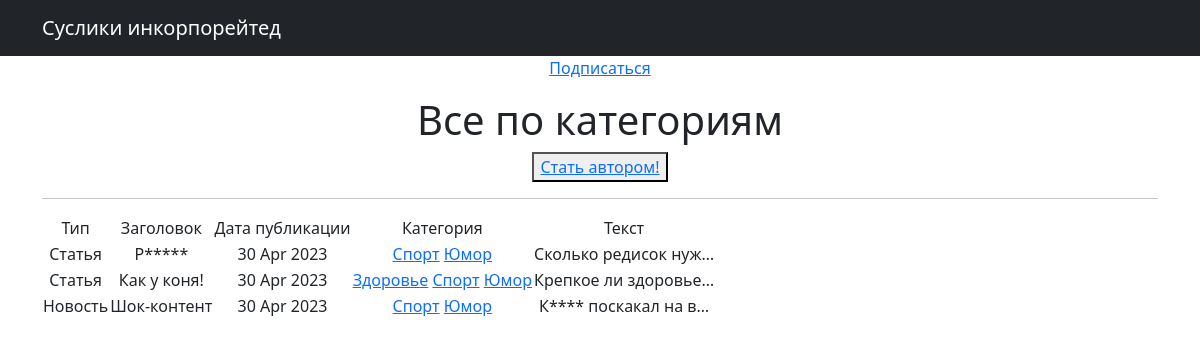
The app's page /categories/2, older data.
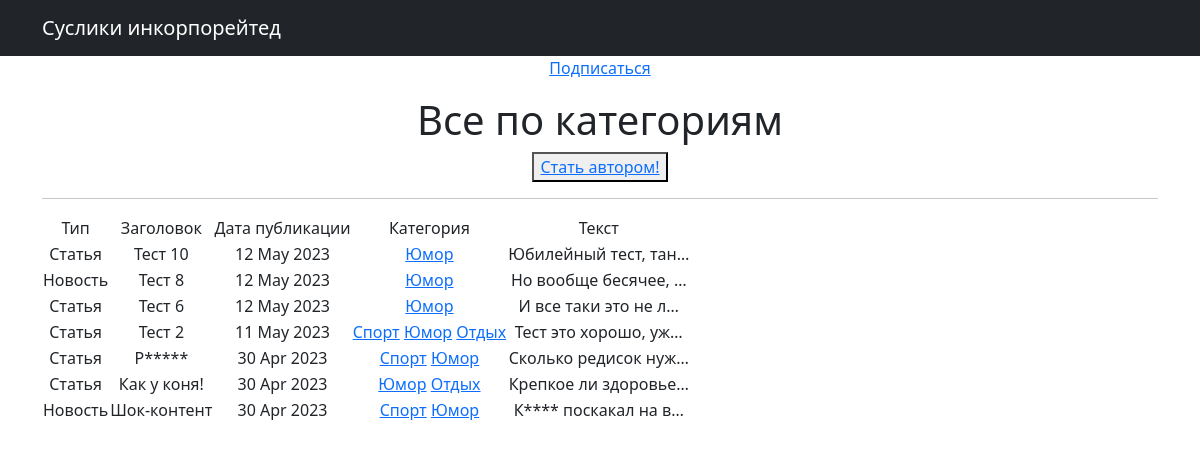
The same page, newer data.
### news/models.py (models this page shows, shortened)
class Post(models.Model):
    objects = None
    author = models.ForeignKey(Author, on_delete=models.CASCADE)
    type = models.CharField(max_length=2, choices=TYPE, default='02')
    time_in = models.DateTimeField(auto_now_add=True)
    category = models.ManyToManyField(Category, through="PostCategory")
    head_name = models.CharField(max_length=250, unique=True)
    article_text = models.TextField()
    rate = models.IntegerField(default=0)

class Category(models.Model):
    objects = None
    name_category = models.CharField(max_length=250, unique=True)
    subscribers = models.ManyToManyField(User, blank=True, null=True, related_name="categories")

### news/views.py (the view)
# urls.py: path('categories/<int:pk>', CategoryListView.as_view(), name='category_list'),
class CategoryListView (NewsList):
    model= Post
    template_name = "categories.html"
    context_object_name = "category_news_list"
    def get_queryset(self):
        self.category = get_object_or_404(Category,id= self.kwargs ['pk'])
        queryset=Post.objects.filter(category=self.category).order_by('-time_in')
        return queryset
    def get_context_data(self, **kwargs):
        context = super().get_context_data(**kwargs)
        context["is_not_subscriber"] = self.request.user not in self.category.subscribers.all()
        context['category']=self.category
        return context

### news/templatetags/custom_filters.py (called while the page is built)
@register.filter()
def censor(word):
   if isinstance(word, str):
      for i in word.split():
         if i.capitalize() in cens:
               word = word.replace(i, i[0] + '*' * len(i))
   else:
      raise ValueError(
         'custom_filters -> censor -> A string is expected, but a different data type has been entered')
   return word

### news/views.py (called while the page is built)
    def get_context_data(self, **kwargs):
        context = super().get_context_data(**kwargs)
        context['is_not_authors'] = not self.request.user.groups.filter(name='authors').exists()
        return context

### templates/categories.html (shortened to what this page needs)
{% extends 'flatpages/default.html' %}
{% load custom_filters %}
{% load custom_tags %}
{% block content %}
   {% if is_not_subscriber %}
        <p class="text-center"><a href="{%url 'subscribe' category.id %}" class="button">Подписаться</a></p>
   {% endif %}
   <h1>Все по категориям</h1>
   {% if is_not_authors %}
   <button> <a href="http://127.0.0.1:8000/sign/upgrade/"> Cтать автором!</a> </button>
   {% endif %}
   <hr>
   {% if category_news_list %}
       <table>
           <tr>
               <td>Тип</td>
               <td>Заголовок</td>
               <td>Дата публикации</td>
               <td>Категория</td>
               <td>Текст</td>
           </tr>
           {% for post in category_news_list %}
           <tr>
               <td>{{ post.get_type_display }}</td>
               <td>{{ post.head_name|censor }}</td>
               <td>{{ post.time_in|date:'d M Y' }}</td>
               <td>{% for category in post.category.all %}
                   <a href="{% url 'category_list' category.id %}">{{category.name_category}}</a>
               {% endfor %}</td>
               <td>{{ post.article_text|censor| truncatechars:20}}</td>
           </tr>
           {% endfor %}
       </table>
   {% else %}
       <h2>Новостей нет!</h2>
   {% endif %}
{% endblock content %}

Row changes from the older to the newer data that the page shows:
added Post: type "Статья", head_name|censor "Тест 10", time_in "12 May 2023", article_text|censor "Юбилейный тест, тан…", Category (name_category "Юмор")
added Post: type "Новость", head_name|censor "Тест 8", time_in "12 May 2023", article_text|censor "Но вообще бесячее, …", Category (name_category "Юмор")
added Post: type "Статья", head_name|censor "Тест 6", time_in "12 May 2023", article_text|censor "И все таки это не л…", Category (name_category "Юмор")
added Post: type "Статья", head_name|censor "Тест 2", time_in "11 May 2023", article_text|censor "Тест это хорошо, уж…", Category (name_category "Спорт"), Category (name_category "Юмор")
now on this page (row unchanged): Category: name_category "Отдых"
changed Post "Как у коня!": loses Category (name_category "Здоровье"); loses Category (name_category "Спорт")
